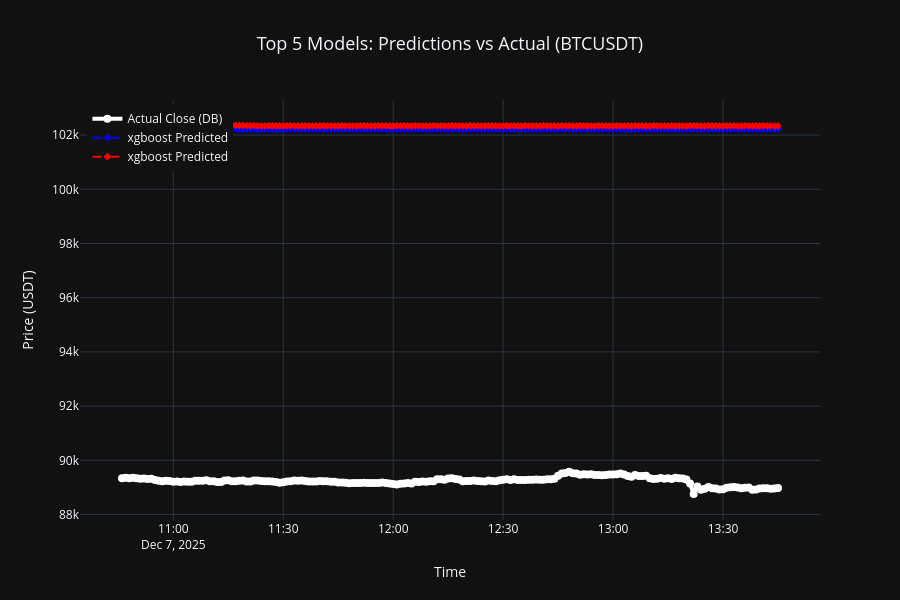

The cell this chart's notebook holds for it:
### Code cell
"""Compare actual vs predicted prices for all models using PriceChartVisualizer."""

# Prepare predictions dict (top 5 models only for clarity)
predictions_dict = {
    r["model_name"]: r["predictions"]
    for r in evaluation_results_sorted[:5]
}

# Use PriceChartVisualizer
visualizer = PriceChartVisualizer()
visualizer.plot_prediction_comparison(
    predictions_dict=predictions_dict,
    actual=evaluation_results_sorted[0]["actuals"],
    timestamps=test_ts.time_index,
    title=f"Top 5 Models: Predictions vs Actual ({TRAINING_CONFIG['symbol']})",
    show=True,
)

console.print("[green]✓ Comparison chart displayed[/green]")

### Figure 1 — Plotly figure (JSON) as saved in the notebook; plotly's stock layout.template omitted (floating-point values rounded to 4 significant figures; data arrays with more than 128 entries replaced by an {"elided": "..."} marker saying what was removed)
{"data": [{"line": {"color": "white", "width": 4}, "marker": {"size": 8, "symbol": "circle"}, "mode": "lines+markers", "name": "Actual Close (DB)", "type": "scatter", "x": {"elided": "180 str values"}, "y": {"elided": "180 float values"}}, {"line": {"color": "blue", "dash": "dash", "width": 2}, "marker": {"size": 6, "symbol": "diamond"}, "mode": "lines+markers", "name": "xgboost Predicted", "type": "scatter", "x": {"elided": "180 str values"}, "y": {"elided": "180 float values"}}, {"line": {"color": "red", "dash": "dash", "width": 2}, "marker": {"size": 6, "symbol": "diamond"}, "mode": "lines+markers", "name": "xgboost Predicted", "type": "scatter", "x": {"elided": "180 str values"}, "y": {"elided": "180 float values"}}], "layout": {"height": 600, "hovermode": "x unified", "legend": {"x": 0.01, "xanchor": "left", "y": 0.99, "yanchor": "top"}, "showlegend": true, "title": {"font": {"size": 18}, "text": "Top 5 Models: Predictions vs Actual (BTCUSDT)", "x": 0.5, "xanchor": "center"}, "xaxis": {"title": {"text": "Time"}}, "yaxis": {"title": {"text": "Price (USDT)"}}}}
